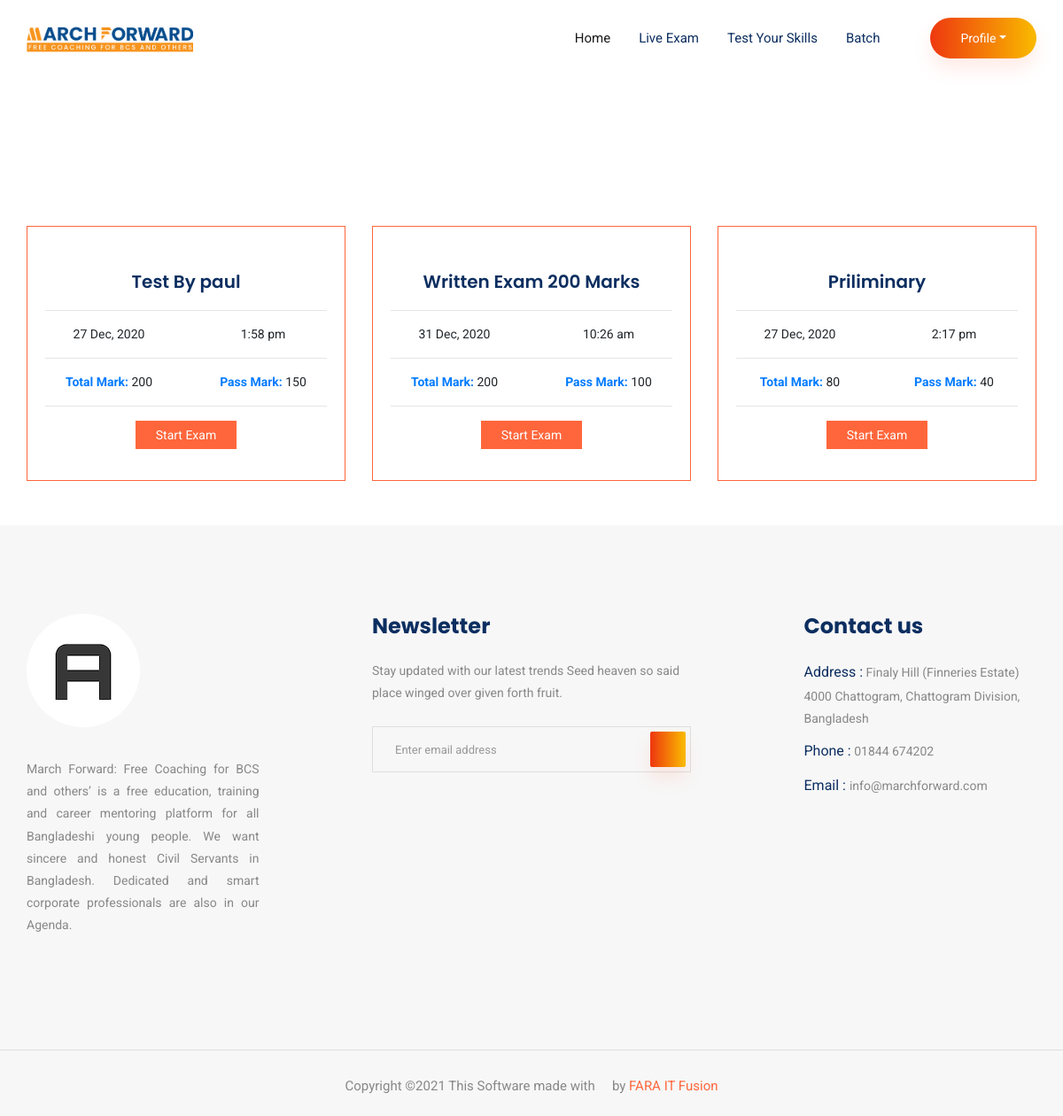
The page /batch-wise-live-exam.php?batchID=1 on the database its author committed.
### tables this page shows
CREATE TABLE `exam` (
  `id` int(100) NOT NULL,
  `courseID` int(100) NOT NULL,
  `name` varchar(1000) NOT NULL,
  `examTime` int(10) NOT NULL,
  `examStatus` varchar(100) NOT NULL,
  `scheduleDate` varchar(255) NOT NULL,
  `scheduleTime` varchar(100) NOT NULL,
  `examEndTime` varchar(100) NOT NULL,
  `total_mark` varchar(255) NOT NULL,
  `passed_mark` varchar(255) NOT NULL,
  `minQuestionNum` int(100) NOT NULL,
  `maxQuestionNum` int(100) NOT NULL,
  `StartingAction` int(10) NOT NULL,
  `action` varchar(255) NOT NULL,
  `date` timestamp NOT NULL DEFAULT CURRENT_TIMESTAMP ON UPDATE CURRENT_TIMESTAMP
);

### backend/functions.php (called while the page is built, shortened)
<?php
include("config.php");
function query($sql){
	global $connection;
	return mysqli_query($connection, $sql);
}
function fetch_array($array){
    return mysqli_fetch_array($array);
}
 ?>

### batch-wise-live-exam.php (the view, shortened to what this page needs)
<?php include ("student-header.php");?>
<section class="feature_part">
    <div class="container">
        <div class="row">
            <div class="col-sm-12 col-xl-12 text-center"  style="padding: 50px 0px;">
            </div>
        </div>
        <div class="row" style="padding-bottom: 50px;">
            <?php
                                $batchID = $_GET['batchID'];
                            $query = query("SELECT * FROM `exam` WHERE action='SHOW' AND examStatus='Temporary' AND courseID='$batchID' ORDER BY id DESC");
                                $rows = mysqli_num_rows($query);
                                if($rows > 0)
                                {
                                    while($row = fetch_array($query))
                                    {
                                            ?>
                                                <div class="col-sm-4 col-xl-4">
                                                    <div class="single_feature">
                                                        <div id="ridoyPaul" class="single_feature_part">
                                                            <h4><?php echo $row['name'];?></h4>
                                                            <hr>
                                                            <div class="row">
                                                                <div class="col-md-6 col-6">
                                                                    <b class="text-primary"></b><?php echo date('j M, Y', strtotime($row['scheduleDate'])); ?>
                                                                </div>
                                                                <div class="col-md-6 col-6">
                                                                    <?php echo date("g:i a", strtotime($row['scheduleTime']));?>
                                                                </div>
                                                            </div>
                                                            <hr>
                                                            <div class="row">
                                                                <div class="col-md-6 col-6">
                                                                    <b class="text-primary">Total Mark:</b> <?php echo $row['total_mark'];?>
                                                                </div>
                                                                <div class="col-md-6 col-6">
                                                                    <b class="text-primary">Pass Mark:</b> <?php echo $row['passed_mark'];?>
                                                                </div>
                                                            </div>
                                                            <hr>
                                                            <div class="row">
                                                                <?php
                                                                    if(strtotime(date("Y/m/d")) >= strtotime($row['scheduleDate']) && strtotime(date("h:i:sa")) >= strtotime($row['examEndTime'])){
                                                                        ?>
                                                                        <div class="col-md-12 col-12">
                                                                        <?php
                                                                                $examID = $row['id'];
                                                                                 $Stquery = query("SELECT * FROM students WHERE email = '" . $_SESSION['username'] . "'");
                                                                                 confirm($Stquery);
                                                                                 $row_of_st = fetch_array($Stquery);
                                                                                 $studentID = $row_of_st['id'];
                                                                                 $checkQuery = query("SELECT * FROM resultForPermanentExam WHERE examID='$examID' AND studentID='$studentID'");
                                                                                 confirm($checkQuery);
                                                                                 $rowOfResult = fetch_array($checkQuery);
                                                                                 $DBexamID = $rowOfResult['examID'];
                                                                                 if(!empty($DBexamID)){
                                                                                     ?>
                                                                                        <a  href="result.php?examID=<?php echo $DBexamID?>" class="btn bg-warning form-control">See Result</a>
                                                                                     <?php
                                                                                 }
                                                                                 else{
                                                                                     ?>
                                                                                     <a  href="exam-end-questions.php?examID=<?php echo $row['id']?>" class="btn_4">See Questions</a>
                                                                                     <?php
                                                                                 }
                                                                           ?>
                                                                           </div>
                                                                        <?php
                                                                    }
                                                                    else{
                                                                         ?>
                                                                        <div class="col-md-12 col-12">
                                                                            <?php
                                                                                $examID = $row['id'];
                                                                                 $Stquery = query("SELECT * FROM students WHERE email = '" . $_SESSION['username'] . "'");
                                                                                 $row_of_st = fetch_array($Stquery);
                                                                                 $studentID = $row_of_st['id'];
                                                                                 $checkQuery = query("SELECT * FROM resultForPermanentExam WHERE examID='$examID' AND studentID='$studentID'");
                                                                                 $rowOfResult = fetch_array($checkQuery);
                                                                                 $DBexamID = $rowOfResult['examID'];
                                                                                 if(!empty($DBexamID)){
                                                                                     ?>
                                                                                        <a  href="result.php?examID=<?php echo $DBexamID?>" class="btn bg-warning form-control">See Result</a>
                                                                                     <?php
                                                                                 }
                                                                                 else{
                                                                                     ?>
                                                                                     <a  href="exam-question-for-student.php?examID=<?php echo $row['id']?>" class="btn_4">Start Exam</a>
                                                                                     <?php
                                                                                 }
                                                                           ?>
                                                                        </div>
                                                                        <?php
                                                                    }
                                                                ?>
                                                            </div>
                                                        </div>
                                                    </div>
                                                </div>
                                            <?php
                                    }
                                }
                              ?>
        </div>
    </div>
</section>
<?php include ("student-footer.php");?>

### student-header.php (style rules this page uses)
.single_feature_part { border: 1px solid #FF663B !important; margin-top: 10px !important; }
#ridoyPaul { margin-top: 70px !important; }

### rows shown on the page
exam: name "Test By paul", scheduleDate "27 Dec, 2020", scheduleTime "1:58 pm", total_mark "200", passed_mark "150"
exam: name "Written Exam 200 Marks", scheduleDate "31 Dec, 2020", scheduleTime "10:26 am", total_mark "200", passed_mark "100"
exam: name "Priliminary", scheduleDate "27 Dec, 2020", scheduleTime "2:17 pm", total_mark "80", passed_mark "40"
